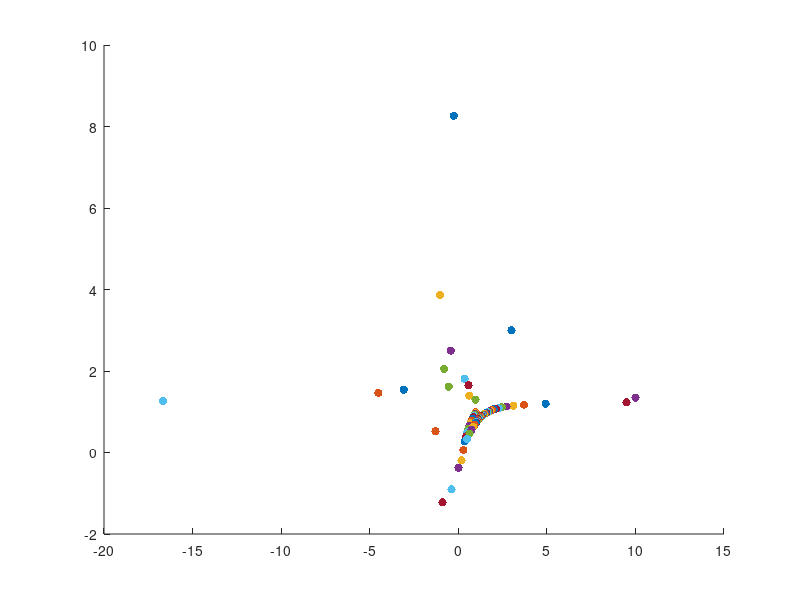

The MATLAB source for this figure:
function test_K_slack()
% test the cubic K function on linear constrained problems
% min f(x)
% s.t. -(Ax-b) <= 0     lam > 0

f_size_min = 0.05;             
f_size_max = 5;                
dmu_min = -0.9; 
dmu_max = -0.01; 
delta_bar = 1;                 % simpler problem, large delta_bar
phi_bar = 5/180*pi;            

% Brown Zingg: mu: 1 -> 0 (used here);   Watson : mu: 0 -> 1
mu = 1.0;   
x0 = [1; 1];           
s0 = [2; 2]; 
lam0 = [0.1;0.1];
x = [3; 3];  
s = [1; 1]; 
lam = [1; 1];


% x0 = [0.1;0.1;0.1;0.1];
% s0 = [0.8;0.8;0.8];
% lam0 = [0.1;0.1;0.1];
% x = [1;1;1;1];     
% s = [1;1;1]; 
% lam = ones(3,1);

nx = length(x);
ns = length(s); 

K0 = obj_K(x,s,lam, mu); 
normK = norm(K0,Inf); 
K0_tol = normK*1e-6; 
% solving the Cubic homotopy using hometopy continuation 
% with mu 1 -> 0, the same method as in David Brown's paper
step_size = 0.05;               
outer_iter = 0; 
inner_iter = 0; 

x_hist = [];   lam_hist = []; 
x_hist = [x_hist, x];
lam_hist = [lam_hist, lam]; 
figure('Name', 'Lam Path')
hold on 
scatter(x(1), x(2),[],'filled')
% scatter(lam(1), lam(2),[],'filled')


while mu > 0.0
     outer_iter = outer_iter + 1; 
     s; 
     % predictor direction
     [Homo, dHdx, dHdmu] = obj_homo(x, s, lam, mu, x0, s0, lam0); 
     
%      if norm(Homo) < 1e-5
%          break
%      end
     
     % dxdmu = gmres(dHdx, dHdmu, [], 0.5);
     dxdmu = dHdx \ dHdmu;
     tau = [dxdmu; -1];    
     t = tau./norm(tau);             % normalized Newton step
  
     if outer_iter > 1
        % step length calculation
        delta = norm(x - x_p0); 
        phi = acos(t'*tsave); 
        
        f_size = max(sqrt(delta/delta_bar), phi/phi_bar); 
        f_size = max(f_size_min, f_size); 
        f_size = min(f_size_max, f_size); 
        step_size = step_size/f_size; 

%         if f_size >= f_size_max
%             sprintf('backtracking')
%             x = xsave; 
%             t = tsave; 
%             lam = lamsave; 
%         end        
    end
    
    tsave = t; 
    xsave = x; 
    lamsave = lam; 
    
    x = x + step_size.*t(1:nx);
    s = s + step_size.*t(nx+1:nx+ns);
    lam = lam + step_size.*t(nx+ns+1:end-1);
    
    dmu = step_size.*t(end); 
    dmu = max(dmu_min, dmu);
    dmu = min(dmu_max, dmu);    
    mu = mu + dmu; 
    
    mu = max(0.0, mu); 
    
    [Homo, dHdx, dHdmu] = obj_homo(x, s, lam, mu, x0, s0, lam0); 
    % lam = solve_lam(mu,x,b0,c0, lam);
    
    normH = norm(Homo);
    inner_tol = normH*0.1;     % 0.1 is best choice for cubic complementary
    
    x_p0 = x;     
     
    % corrector
    newton_iter = 0; 
    while (normH > inner_tol) && (newton_iter < 20)
        newton_iter = newton_iter + 1; 
        inner_iter = inner_iter + 1; 
        dx = -dHdx\Homo;
        % dx = -gmres(dHdx, Homo);
        x = x + dx(1:nx);
        s = s + dx(nx+1:nx+ns); 
        lam = lam + dx(nx+ns+1:end); 
                
        [Homo, dHdx, dHdmu] = obj_homo(x, s, lam, mu, x0, s0, lam0); 
        normH = norm(Homo);
    end 
    
    K = obj_K(x,s,lam, mu); 
    normK = norm(K,Inf); 

    if normK < K0_tol
        break
    end
    
    x_hist = [x_hist, x];
    lam_hist = [lam_hist, lam]; 
    hold on 
    scatter(x(1), x(2),[],'filled')
    
    % scatter(lam(1), lam(2),[],'filled')
    % updating a is not helping here... 
    
end

% c = linspace(1,10,size(x_hist,2));
% scatter(x_hist(1,:), x_hist(2,:), [],c,'filled')
x
mu
outer_iter
inner_iter
end

function K = obj_K(x, s, lam, mu)
[f, df, hf] = objfun(x);
[g, dg, hg] = confun(x); 

lag_grad = df + dg*lam; 

e = ones(size(lam)); 
K = [lag_grad;
     s.*lam - mu.*e; 
     g + s]; 
end

function [Homo, dHdxsl, dHdmu] = obj_homo(x, s, lam, mu, x0, s0, lam0)
% for the simple problem
% K = - |df(x) - x| + df^3 + x^3 = 0; 

[f, df, hf] = objfun(x);
[g, dg, hg] = confun(x); 

lag_grad = df + dg*lam; 
lag_hess = hf; 
for j = 1:length(g)
    lag_hess = lag_hess + lam(j).*hg{j};
end

K1 = (1-mu).*lag_grad + mu.*(x-x0);
dK1dx = (1-mu).*lag_hess + mu.*eye(length(x));
dK1ds = zeros(length(K1), length(s));
dK1dlam = (1-mu).*dg; 
dK1dmu = -lag_grad + (x-x0);

e = ones(size(lam)); 
K2 = (1-mu).*(s.*lam - mu.*e) + mu.*(s-s0); 
dK2dx = zeros(length(lam), length(x));
dK2ds = (1-mu).*diag(lam) + mu.*eye(length(s));   % diag(1./s); 
dK2dlam = (1-mu).*diag(s) ;                       % eye(length(K2));
% dK2dmu = -lam + (2*mu-1).*e + (s-s0); 
dK2dmu = -s.*lam + (2*mu-1).*e + (s-s0); 

% K2 = (1-mu).*(s.*lam) + mu.*(s-s0); 
% dK2dx = zeros(length(lam), length(x));
% dK2ds = (1-mu).*diag(lam) + mu.*eye(length(s)); 
% dK2dlam = (1-mu).*diag(s);   %    eye(length(K1)); %diag(s); 
% dK2dmu = -s.*lam + (s-s0); 

% K2 = (1-mu).*(s.*lam) - mu.*e; 
% dK2dx = zeros(length(lam), length(x));
% dK2ds = (1-mu).*diag(lam./s); 
% dK2dlam = (1-mu).*eye(length(K2)); 
% dK2dmu = -s.*lam - e; 

K3 = (1-mu).*(g+s) + mu.*(lam - lam0); 
dK3dx = (1-mu).*dg'; 
dK3ds = (1-mu).*eye(length(K3)); 
dK3dlam = +mu.*eye(length(lam)); 
dK3dmu = -(g+s) + (lam-lam0); 

Homo = [K1;
        K2;
        K3];    
dHdxsl = [dK1dx, dK1ds, dK1dlam;
          dK2dx, dK2ds, dK2dlam; 
          dK3dx, dK3ds, dK3dlam];
dHdmu = [dK1dmu;
         dK2dmu
         dK3dmu]; 
end


function [f,df,hf] = objfun(x)
% note: the constraint x >= 0 is assimilated into func: obj_homo

% initial x0, x is critical
% % first problem
% x0 = [2;2]; 
% x = [3; 3];     % find the solution to the 1e-4 precision

f = 1/2*(x(1) + 1)^2  + 1/2*(x(2) + 1)^2;
df = [x(1) + 1;
     x(2) + 1];
hf = [1,0;
     0,1];  

%{
% x0 = [0.6;4];       % x0, is critical
% x = [2; 2];         % strangely, this is not as robust as assumed
                      % can you find out the reason why?
                      % some x0, x will work; others doesn't? 
% f = (x(1) + 1)*(x(1) - 2)  + (x(2) - 1)*(x(2) + 2);
% g = [2*x(1)-1;
%      2*x(2)+1];
% h = [2,0;
%      0,2];
%}
end

function [g, dg, hg] = confun(x)
% x0 = [0.8; 0.9];       % x0, is critical
% lam0 = [0.1;0.1];      % here g<=0
% x = [4; 3];   
% lam = [1; 1];

A = [2,0;
     0,3];
b = [1;1];

g = -(A*x - b); 
dg = -A; 
hg = cell(1, length(g)); 
hg{1} = zeros(length(x));
hg{2} = zeros(length(x));

end


%{
function [f,df,hf] = objfun(x)
%  Rosen-Suzuki Problem
%  min  x1^2 + x2^2 + 2*x3^2 + x4^2        - 5*x1 -5*x2 -21*x3 + 7*x4
%  s.t. 8  - x1^2 -   x2^2 - x3^2 -   x4^2 -   x1 + x2 - x3 + x4 >= 0 
%       10 - x1^2 - 2*x2^2 - x3^2 - 2*x4^2 +   x1           + x4 >= 0          
%       5- 2*x1^2 -   x2^2 - x3^2          - 2*x1 + x2      + x4 >= 0            
%  Initial Point x = [1,1,1,1];   
%  Solution at   x = [0,1,2,-1]; 
%                f = -44   
%  Common wrong solution x = [2.5000, 2.5000, 5.2500, -3.5000]
%                        f = -79.8750
f = x(1)^2 + x(2)^2 + 2*x(3)^2 + x(4)^2 -5*x(1) -5*x(2)-21*x(3) + 7*x(4); 

% its derivative wrt. x
df = zeros(4,1); 
df(1)= 2*x(1)-5;
df(2)= 2*x(2)-5;
df(3)= 4*x(3)-21;
df(4)= 2*x(4)+7; 

hf = diag([2,2,4,2]);
end

%%%%%%%%%%%%%%%%%%%%%%%%%%%%%%%%%%%%%%%%%%%%%%%%%%%%%%%%%%%%%%%%%%%%%%%%%%%

function [g, dg, hg]= confun(x)
% Constraint function
g = zeros(3,1);
g(1) = 8 - x(1)^2 -  x(2)^2-x(3)^2 - x(4)^2 - x(1) + x(2) - x(3) + x(4); 
g(2) = 10- x(1)^2 -2*x(2)^2-x(3)^2 - 2*x(4)^2 +   x(1)  + x(4)         ;
g(3) = 5-2*x(1)^2 -  x(2)^2-x(3)^2          - 2*x(1) + x(2)      + x(4);  

% Gradients of the constraint functions wrt. x
dg=[-2*x(1)-1, -2*x(2)+1, -2*x(3)-1, -2*x(4)+1; 
       -2*x(1)+1, -4*x(2),   -2*x(3),   -4*x(4)+1;
       -4*x(1)-2, -2*x(2)+1, -2*x(3),   1];
dg = dg'; 
ceq = [];  Gceq = []; 

Hcineq = cell(1, length(g)); 
Hcineq{1} = diag([-2, -2, -2, -2]);
Hcineq{2} = diag([-2, -4, -2, -4]);
Hcineq{3} = diag([-4, -2, -2,  0]);

% % if fmincon, or the interior points on paper:   c<0
g = -g;
dg = -dg; 
Hcineq{1} = -1*Hcineq{1}; 
Hcineq{2} = -1*Hcineq{2};
Hcineq{3} = -1*Hcineq{3};
hg = Hcineq; 
end
%}

%{
function [f,df,hf] = objfun(x)
% solution
% x = [-9.5473    1.0474]
% f = 0.0236
f = exp(x(1))*(4*x(1)^2 + 2*x(2)^2 + 4*x(1)*x(2) + 2*x(2) + 1);
df = zeros(2,1);
hf = zeros(2,2);
df(1,1) = exp(x(1))*(4*x(1)^2 + 2*x(2)^2 + 4*x(1)*x(2) + 2*x(2) + 1) + ...
    exp(x(1))*(8*x(1) + 4*x(2)); 
df(2,1) = exp(x(1))*(4*x(2) + 4*x(1) +2);

hf(1,1) = df(1,1) + exp(x(1))*(8*x(1) + 4*x(2)) + exp(x(1))*8;
hf(1,2) = df(2,1) + exp(x(1))*(4);
hf(2,1) = df(2,1) + exp(x(1))*(4);
hf(2,2) = exp(x(1))*(4);

end

function [g, dg, hg] = confun(x)
% Nonlinear inequality constraints
g = [1.5 + x(1)*x(2) - x(1) - x(2);     
     -x(1)*x(2) - 10];
 
dC1dx = [x(2)-1;
         x(1)-1]; 
dC2dx = [-x(2)
         -x(1)];
dg = [dC1dx, dC2dx]; 

hg = cell(1, length(g)); 
hg{1} = [0,1;1,0];
hg{2} = [0,-1;-1,0];

% Nonlinear equality constraints
% ceq = x(1)^2 + x(2)^2 - 4;
% Gceq = [2*x(1);
%         2*x(2)];   
% Hceq = cell(1, length(ceq));    
% Hceq{1} = [2,0;
%            0,2]; 
end
%}